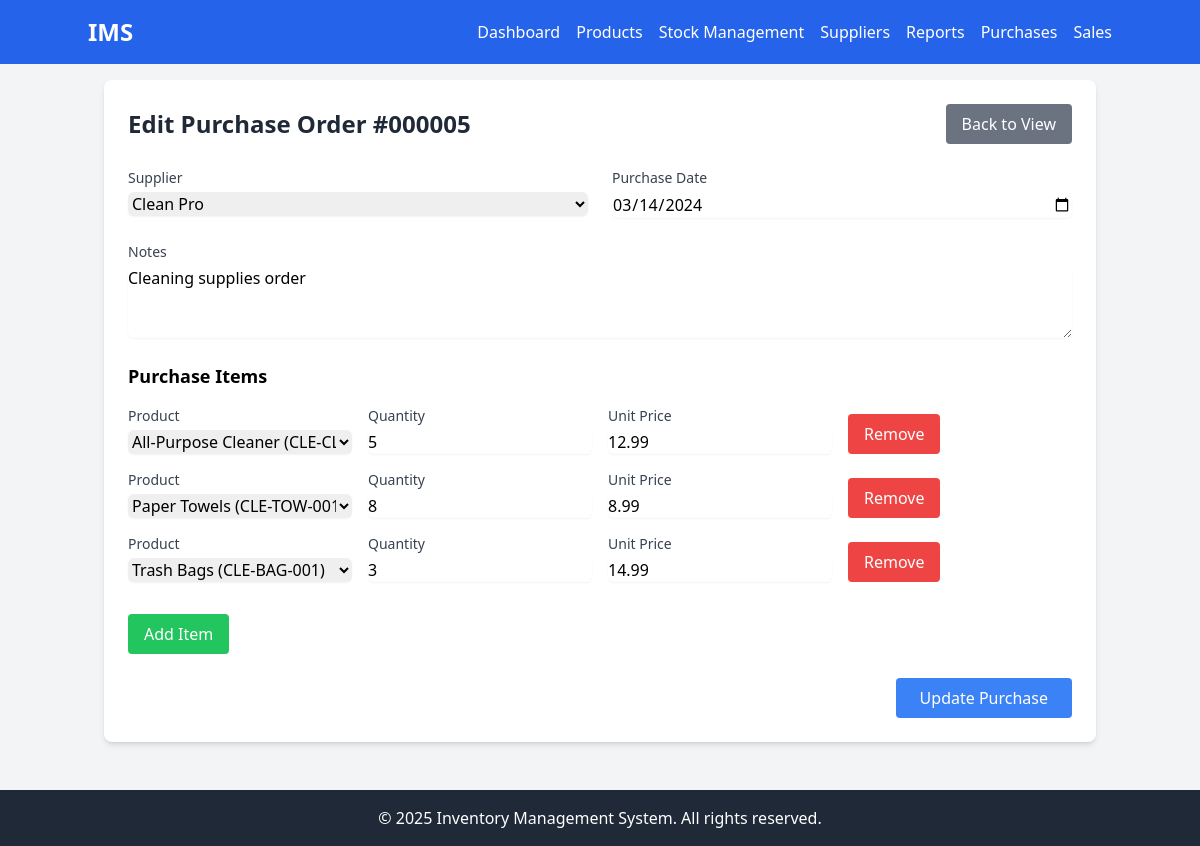
/purchases/edit.php?id=5, run on the app's committed database.
### tables this page shows
CREATE TABLE IF NOT EXISTS purchases (
    id INT PRIMARY KEY AUTO_INCREMENT,
    supplier_id INT,
    purchase_date DATE NOT NULL,
    total_amount DECIMAL(10,2) NOT NULL,
    status ENUM('pending', 'completed', 'cancelled') DEFAULT 'pending',
    notes TEXT,
    created_at TIMESTAMP DEFAULT CURRENT_TIMESTAMP,
    FOREIGN KEY (supplier_id) REFERENCES suppliers(id) ON DELETE SET NULL
);

CREATE TABLE IF NOT EXISTS suppliers (
    id INT PRIMARY KEY AUTO_INCREMENT,
    name VARCHAR(100) NOT NULL,
    contact_person VARCHAR(100),
    email VARCHAR(100),
    phone VARCHAR(20),
    address TEXT,
    status ENUM('active', 'inactive') DEFAULT 'active',
    created_at TIMESTAMP DEFAULT CURRENT_TIMESTAMP
);

CREATE TABLE IF NOT EXISTS purchase_items (
    id INT PRIMARY KEY AUTO_INCREMENT,
    purchase_id INT,
    product_id INT,
    quantity INT NOT NULL,
    unit_price DECIMAL(10,2) NOT NULL,
    total_price DECIMAL(10,2) NOT NULL,
    created_at TIMESTAMP DEFAULT CURRENT_TIMESTAMP,
    FOREIGN KEY (purchase_id) REFERENCES purchases(id) ON DELETE CASCADE,
    FOREIGN KEY (product_id) REFERENCES products(id) ON DELETE SET NULL
);

CREATE TABLE IF NOT EXISTS products (
    id INT PRIMARY KEY AUTO_INCREMENT,
    name VARCHAR(100) NOT NULL,
    description TEXT,
    category_id INT,
    supplier_id INT,
    sku VARCHAR(50) UNIQUE,
    price DECIMAL(10,2),
    stock_quantity INT DEFAULT 0,
    reorder_level INT DEFAULT 10,
    created_at TIMESTAMP DEFAULT CURRENT_TIMESTAMP,
    FOREIGN KEY (category_id) REFERENCES categories(id) ON DELETE SET NULL,
    FOREIGN KEY (supplier_id) REFERENCES suppliers(id) ON DELETE SET NULL
);

### purchases/edit.php (the view, shortened to what this page needs)
<?php
require_once '../includes/config.php';
require_once '../includes/header.php';
$id = isset($_GET['id']) ? (int)$_GET['id'] : 0;
$stmt = $conn->prepare("
    SELECT p.*, s.name as supplier_name
    FROM purchases p
    LEFT JOIN suppliers s ON p.supplier_id = s.id
    WHERE p.id = ?
");
$stmt->bind_param("i", $id);
$stmt->execute();
$purchase = $stmt->get_result()->fetch_assoc();
$stmt = $conn->prepare("
    SELECT pi.*, pr.name as product_name, pr.sku, pr.stock_quantity
    FROM purchase_items pi
    LEFT JOIN products pr ON pi.product_id = pr.id
    WHERE pi.purchase_id = ?
");
$stmt->bind_param("i", $id);
$stmt->execute();
$items = $stmt->get_result();
$suppliers = $conn->query("SELECT id, name FROM suppliers WHERE status = 'active' ORDER BY name");
$products = $conn->query("SELECT id, name, sku, price FROM products ORDER BY name");
?>
<div class="bg-white rounded-lg shadow-md p-6">
    <div class="flex justify-between items-center mb-6">
        <h1 class="text-2xl font-bold text-gray-800">Edit Purchase Order #<?php echo str_pad($id, 6, '0', STR_PAD_LEFT); ?></h1>
        <a href="view.php?id=<?php echo $id; ?>" class="bg-gray-500 text-white px-4 py-2 rounded hover:bg-gray-600">Back to View</a>
    </div>
    <form method="POST" class="space-y-6">
        <div class="grid grid-cols-1 md:grid-cols-2 gap-6">
            <div>
                <label for="supplier_id" class="block text-sm font-medium text-gray-700">Supplier</label>
                <select name="supplier_id" id="supplier_id" required class="mt-1 block w-full rounded-md border-gray-300 shadow-sm focus:border-blue-500 focus:ring-blue-500">
                    <?php while ($supplier = $suppliers->fetch_assoc()): ?>
                        <option value="<?php echo $supplier['id']; ?>" <?php echo $supplier['id'] == $purchase['supplier_id'] ? 'selected' : ''; ?>>
                            <?php echo htmlspecialchars($supplier['name']); ?>
                        </option>
                    <?php endwhile; ?>
                </select>
            </div>
            <div>
                <label for="purchase_date" class="block text-sm font-medium text-gray-700">Purchase Date</label>
                <input type="date" name="purchase_date" id="purchase_date" required
                    value="<?php echo htmlspecialchars($purchase['purchase_date']); ?>"
                    class="mt-1 block w-full rounded-md border-gray-300 shadow-sm focus:border-blue-500 focus:ring-blue-500">
            </div>
        </div>
        <div>
            <label for="notes" class="block text-sm font-medium text-gray-700">Notes</label>
            <textarea name="notes" id="notes" rows="3" class="mt-1 block w-full rounded-md border-gray-300 shadow-sm focus:border-blue-500 focus:ring-blue-500"><?php echo htmlspecialchars($purchase['notes']); ?></textarea>
        </div>
        <div>
            <h2 class="text-lg font-semibold mb-4">Purchase Items</h2>
            <div id="items-container">
                <?php while ($item = $items->fetch_assoc()): ?>
                    <div class="item-row grid grid-cols-1 md:grid-cols-4 gap-4 mb-4">
                        <div>
                            <label class="block text-sm font-medium text-gray-700">Product</label>
                            <select name="items[<?php echo $item['id']; ?>][product_id]" required class="mt-1 block w-full rounded-md border-gray-300 shadow-sm focus:border-blue-500 focus:ring-blue-500">
                                <?php
                                $products->data_seek(0);
                                while ($product = $products->fetch_assoc()):
                                ?>
                                    <option value="<?php echo $product['id']; ?>" <?php echo $product['id'] == $item['product_id'] ? 'selected' : ''; ?>>
                                        <?php echo htmlspecialchars($product['name']); ?> (<?php echo htmlspecialchars($product['sku']); ?>)
                                    </option>
                                <?php endwhile; ?>
                            </select>
                        </div>
                        <div>
                            <label class="block text-sm font-medium text-gray-700">Quantity</label>
                            <input type="number" name="items[<?php echo $item['id']; ?>][quantity]" required min="1"
                                value="<?php echo $item['quantity']; ?>"
                                class="mt-1 block w-full rounded-md border-gray-300 shadow-sm focus:border-blue-500 focus:ring-blue-500">
                        </div>
                        <div>
                            <label class="block text-sm font-medium text-gray-700">Unit Price</label>
                            <input type="number" name="items[<?php echo $item['id']; ?>][unit_price]" required min="0.01" step="0.01"
                                value="<?php echo $item['unit_price']; ?>"
                                class="mt-1 block w-full rounded-md border-gray-300 shadow-sm focus:border-blue-500 focus:ring-blue-500">
                        </div>
                        <div class="flex items-end">
                            <button type="button" class="remove-item bg-red-500 text-white px-4 py-2 rounded hover:bg-red-600">Remove</button>
                        </div>
                    </div>
                <?php endwhile; ?>
            </div>
            <button type="button" id="add-item" class="mt-4 bg-green-500 text-white px-4 py-2 rounded hover:bg-green-600">Add Item</button>
        </div>
        <div class="flex justify-end">
            <button type="submit" class="bg-blue-500 text-white px-6 py-2 rounded hover:bg-blue-600">Update Purchase</button>
        </div>
    </form>
</div>
<?php require_once '../includes/footer.php'; ?>

### data on the page
purchases: supplier_id "Clean Pro", purchase_date "03/14/2024", notes "Cleaning supplies order"
purchase_items: product+id "All-Purpose Cleaner (CLE-CLE-001)", quantity "5", unit_price "12.99"
purchase_items: product+id "Paper Towels (CLE-TOW-001)", quantity "8", unit_price "8.99"
purchase_items: product+id "Trash Bags (CLE-BAG-001)", quantity "3", unit_price "14.99"

### other printed values
str_pad($id, 6, '0', STR_PAD_LEFT) "000005"
